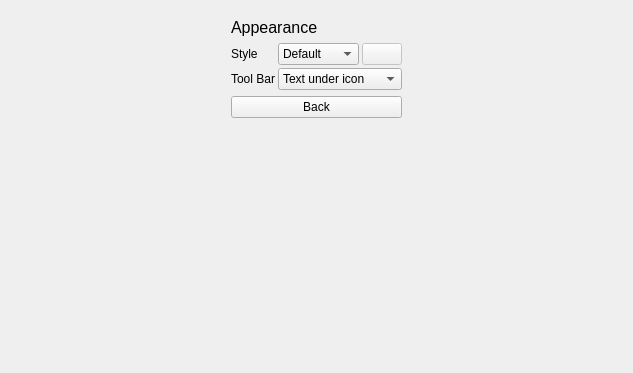
<?xml version="1.0" encoding="UTF-8"?>
<ui version="4.0">
 <class>PreferencesWidget</class>
 <widget class="QWidget" name="PreferencesWidget">
  <property name="geometry">
   <rect>
    <x>0</x>
    <y>0</y>
    <width>633</width>
    <height>373</height>
   </rect>
  </property>
  <property name="windowTitle">
   <string>Form</string>
  </property>
  <layout class="QVBoxLayout" name="verticalLayout_2">
   <property name="spacing">
    <number>0</number>
   </property>
   <property name="leftMargin">
    <number>0</number>
   </property>
   <property name="topMargin">
    <number>0</number>
   </property>
   <property name="rightMargin">
    <number>0</number>
   </property>
   <property name="bottomMargin">
    <number>0</number>
   </property>
   <item>
    <widget class="QScrollArea" name="scrollArea">
     <property name="frameShape">
      <enum>QFrame::NoFrame</enum>
     </property>
     <property name="widgetResizable">
      <bool>true</bool>
     </property>
     <widget class="QWidget" name="scrollAreaWidgetContents">
      <property name="geometry">
       <rect>
        <x>0</x>
        <y>0</y>
        <width>633</width>
        <height>373</height>
       </rect>
      </property>
      <layout class="QHBoxLayout" name="horizontalLayout_2">
       <item>
        <spacer name="horizontalSpacer">
         <property name="orientation">
          <enum>Qt::Horizontal</enum>
         </property>
         <property name="sizeHint" stdset="0">
          <size>
           <width>40</width>
           <height>20</height>
          </size>
         </property>
        </spacer>
       </item>
       <item>
        <widget class="QWidget" name="settingsWidget_2" native="true">
         <layout class="QVBoxLayout" name="verticalLayout">
          <item>
           <widget class="QLabel" name="label_21">
            <property name="font">
             <font>
              <pointsize>12</pointsize>
             </font>
            </property>
            <property name="text">
             <string>Appearance</string>
            </property>
           </widget>
          </item>
          <item>
           <layout class="QFormLayout" name="formLayout">
            <property name="horizontalSpacing">
             <number>3</number>
            </property>
            <property name="verticalSpacing">
             <number>3</number>
            </property>
            <item row="0" column="0">
             <widget class="QLabel" name="label">
              <property name="text">
               <string>Style</string>
              </property>
             </widget>
            </item>
            <item row="0" column="1">
             <layout class="QHBoxLayout" name="horizontalLayout">
              <property name="spacing">
               <number>3</number>
              </property>
              <item>
               <widget class="QComboBox" name="styleBox">
                <property name="toolTip">
                 <string>Dutranslator default style</string>
                </property>
                <item>
                 <property name="text">
                  <string>Default</string>
                 </property>
                </item>
                <item>
                 <property name="text">
                  <string>System</string>
                 </property>
                </item>
                <item>
                 <property name="text">
                  <string>Custom...</string>
                 </property>
                </item>
               </widget>
              </item>
              <item>
               <widget class="QPushButton" name="updateCSSButton">
                <property name="enabled">
                 <bool>false</bool>
                </property>
                <property name="text">
                 <string/>
                </property>
                <property name="icon">
                 <iconset resource="resources.qrc">
                  <normaloff>:/icons/refresh</normaloff>:/icons/refresh</iconset>
                </property>
               </widget>
              </item>
             </layout>
            </item>
            <item row="1" column="0">
             <widget class="QLabel" name="label_2">
              <property name="text">
               <string>Tool Bar</string>
              </property>
             </widget>
            </item>
            <item row="1" column="1">
             <widget class="QComboBox" name="toolBarStyleBox">
              <item>
               <property name="text">
                <string>Text under icon</string>
               </property>
              </item>
              <item>
               <property name="text">
                <string>Text beside icon</string>
               </property>
              </item>
              <item>
               <property name="text">
                <string>Icon only</string>
               </property>
              </item>
              <item>
               <property name="text">
                <string>Text only</string>
               </property>
              </item>
             </widget>
            </item>
           </layout>
          </item>
          <item>
           <widget class="QPushButton" name="backButton">
            <property name="text">
             <string>Back</string>
            </property>
            <property name="icon">
             <iconset resource="resources.qrc">
              <normaloff>:/icons/left</normaloff>:/icons/left</iconset>
            </property>
           </widget>
          </item>
          <item>
           <spacer name="verticalSpacer_9">
            <property name="orientation">
             <enum>Qt::Vertical</enum>
            </property>
            <property name="sizeHint" stdset="0">
             <size>
              <width>20</width>
              <height>40</height>
             </size>
            </property>
           </spacer>
          </item>
         </layout>
        </widget>
       </item>
       <item>
        <spacer name="horizontalSpacer_2">
         <property name="orientation">
          <enum>Qt::Horizontal</enum>
         </property>
         <property name="sizeHint" stdset="0">
          <size>
           <width>40</width>
           <height>20</height>
          </size>
         </property>
        </spacer>
       </item>
      </layout>
     </widget>
    </widget>
   </item>
  </layout>
 </widget>
 <resources>
  <include location="resources.qrc"/>
 </resources>
 <connections/>
</ui>
